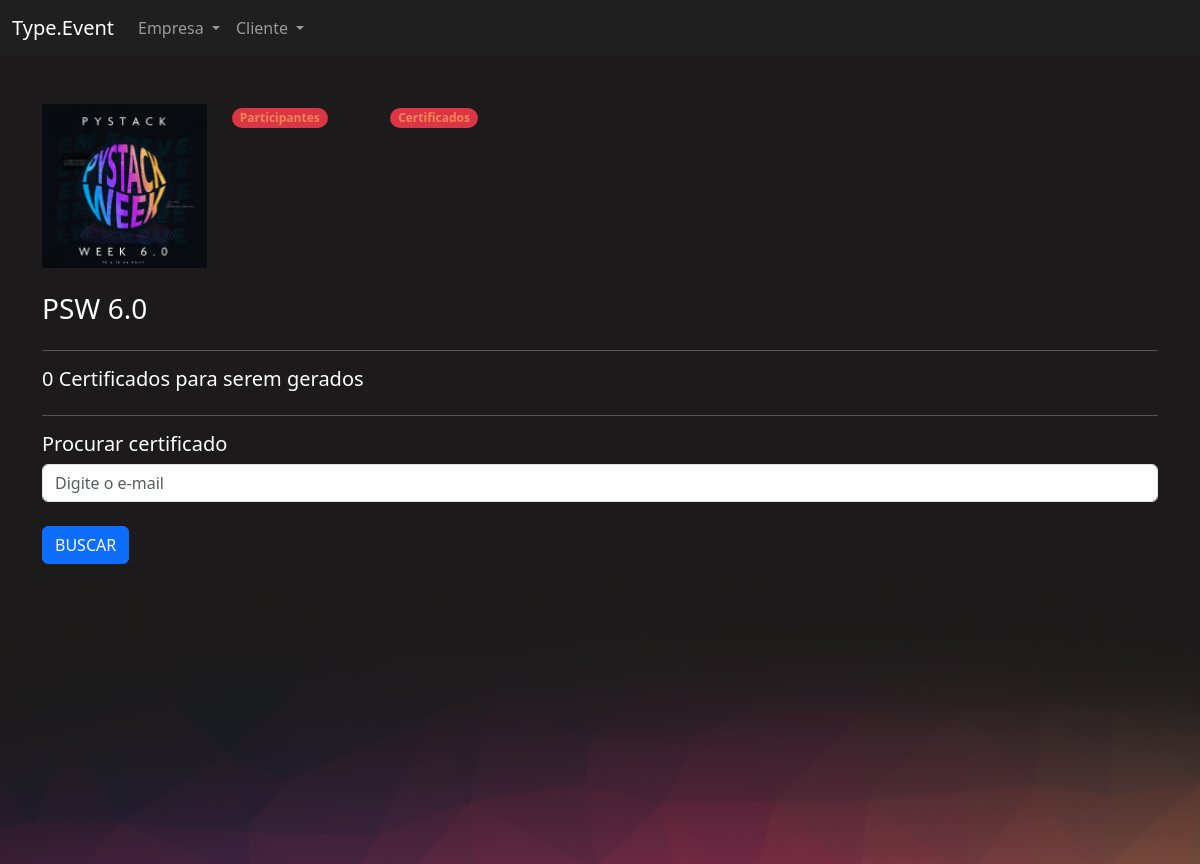
The page /eventos/certificados_evento/1/ (signed in) on the database its author committed.
### eventos/models.py (models this page shows, shortened)
class Evento(models.Model):
    criador = models.ForeignKey(User, on_delete=models.DO_NOTHING, null=True, blank=True)
    nome = models.CharField(max_length=200)
    descricao = models.TextField()
    data_inicio = models.DateField()
    data_termino = models.DateField()
    carga_horaria = models.IntegerField()
    logo = models.ImageField(upload_to="logos")
    participantes = models.ManyToManyField(User, related_name='evento_participante', null=True, blank=True)
    cor_principal = models.CharField(max_length=7)
    cor_secundaria = models.CharField(max_length=7)
    cor_fundo = models.CharField(max_length=7)

### eventos/views.py (the view)
# urls.py: path('certificados_evento/<int:id>/', views.certificados_evento, name="certificados_evento"),
def certificados_evento(request, id):
    evento = get_object_or_404(Evento, id = id)
    if not evento.criador == request.user:
        raise Http404('Esse evento não é seu')
    if request.method == 'GET':
        qtd_certificados = evento.participantes.all().count() - Certificado.objects.filter(evento = evento).count()
        return render(request, 'certificados_evento.html', {'qtd_certificados': qtd_certificados, 'evento': evento})

### eventos/templates/certificados_evento.html (shortened to what this page needs)
{% extends "bases/base_evento.html" %}
{% load static %}
{% block 'importacoes' %}
    <link href="{% static 'evento/css/gerenciar_evento.css' %}" rel="stylesheet">
{% endblock %}
{% block 'conteudo' %}
    <div class="container">
        <br>
        <br>
        <div class="row">
            <div class="col-md-2">
                <img width="100%" src="/media/{{evento.logo}}">
                <br>
                <br>
                <h3>{{evento.nome}}</h3>
            </div>
            <div class="col-md">
                <div class="row">
                    <div class="col-md-2">
                        <span class="badge rounded-pill text-bg-danger"><a class="link" href="{% url 'participantes_evento' evento.id %}">Participantes</a></span>
                    </div>
                    <div class="col-md-2">
                        <span class="badge rounded-pill text-bg-danger"><a class="link" href="{% url 'certificados_evento' evento.id %}">Certificados</a></span>
                    </div>
                </div>
            </div>
        </div>
        <hr>
        <div class="row">
            <h5>{{qtd_certificados}} Certificados para serem gerados</h5>
        </div>
        <hr>
        <div class="row">
            <h5>Procurar certificado</h5>
            <br>
            <form action="{% url 'procurar_certificado' evento.id %}" method="POST">
                <input type="email" class="form-control" placeholder="Digite o e-mail" name="email">{% csrf_token %}
                <br>
                <input type="submit" value="BUSCAR" class="btn btn-primary">
            </form>
        </div>
    </div>
{% endblock %}

### templates/static/geral/css/base.css (style rules this page uses)
body { color: white !important; }
:root { --main-color: #201F1F; --dark-color: #1C1A1A; --contrast-color: #BE375F; --differential-color: #ED8554; }

### templates/static/evento/css/evento.css (style rules this page uses)
body { background-color: #1C1A1A; }

### templates/static/usuarios/css/usuarios.css (style rules this page uses)
.link { color: var(--differential-color); text-decoration: none; }

### rows shown on the page
Evento: logo (picture), nome "PSW 6.0"

### other values the page prints
{{ qtd_certificados }} "0"
